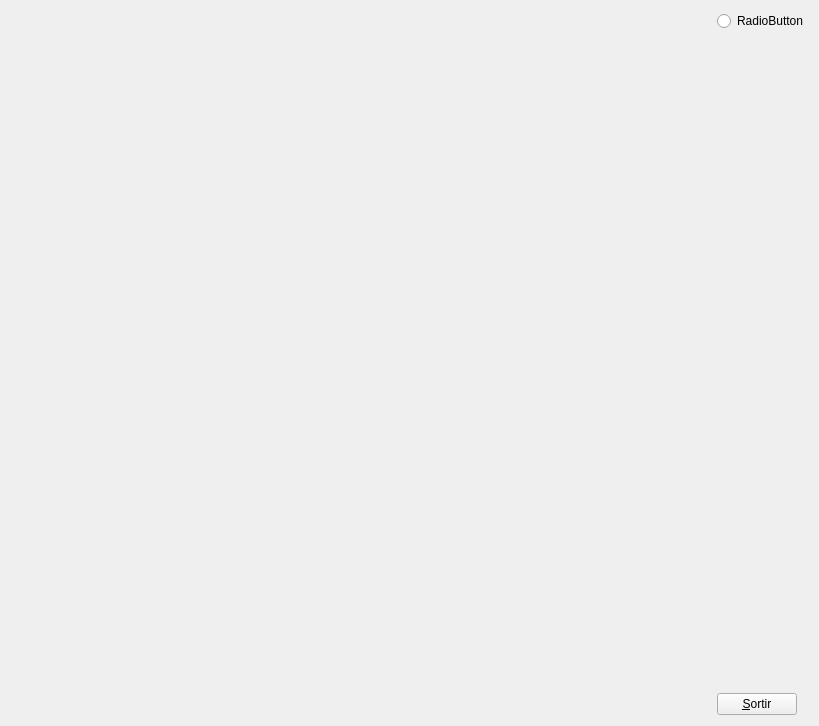
<?xml version="1.0" encoding="UTF-8"?>
<ui version="4.0">
 <class>MyForm</class>
 <widget class="QWidget" name="MyForm">
  <property name="geometry">
   <rect>
    <x>0</x>
    <y>0</y>
    <width>819</width>
    <height>726</height>
   </rect>
  </property>
  <property name="windowTitle">
   <string>IDI-Lab</string>
  </property>
  <layout class="QHBoxLayout" name="horizontalLayout">
   <item>
    <widget class="MyGLWidget" name="widget" native="true">
     <property name="sizePolicy">
      <sizepolicy hsizetype="Expanding" vsizetype="Expanding">
       <horstretch>0</horstretch>
       <verstretch>0</verstretch>
      </sizepolicy>
     </property>
     <property name="minimumSize">
      <size>
       <width>50</width>
       <height>50</height>
      </size>
     </property>
    </widget>
   </item>
   <item>
    <layout class="QVBoxLayout" name="verticalLayout">
     <item>
      <widget class="QRadioButton" name="radioButton">
       <property name="text">
        <string>RadioButton</string>
       </property>
      </widget>
     </item>
     <item>
      <spacer name="verticalSpacer">
       <property name="orientation">
        <enum>Qt::Vertical</enum>
       </property>
       <property name="sizeHint" stdset="0">
        <size>
         <width>20</width>
         <height>40</height>
        </size>
       </property>
      </spacer>
     </item>
     <item>
      <widget class="QPushButton" name="pushButton">
       <property name="sizePolicy">
        <sizepolicy hsizetype="Fixed" vsizetype="Fixed">
         <horstretch>0</horstretch>
         <verstretch>0</verstretch>
        </sizepolicy>
       </property>
       <property name="text">
        <string>&amp;Sortir</string>
       </property>
      </widget>
     </item>
    </layout>
   </item>
  </layout>
 </widget>
 <customwidgets>
  <customwidget>
   <class>MyGLWidget</class>
   <extends>QWidget</extends>
   <header>MyGLWidget.h</header>
   <container>1</container>
   <slots>
    <slot>zoom(int)</slot>
    <slot>lego()</slot>
    <slot>optica()</slot>
   </slots>
  </customwidget>
 </customwidgets>
 <resources/>
 <connections>
  <connection>
   <sender>pushButton</sender>
   <signal>clicked()</signal>
   <receiver>MyForm</receiver>
   <slot>close()</slot>
   <hints>
    <hint type="sourcelabel">
     <x>776</x>
     <y>715</y>
    </hint>
    <hint type="destinationlabel">
     <x>810</x>
     <y>660</y>
    </hint>
   </hints>
  </connection>
  <connection>
   <sender>radioButton</sender>
   <signal>clicked()</signal>
   <receiver>widget</receiver>
   <slot>optica()</slot>
   <hints>
    <hint type="sourcelabel">
     <x>725</x>
     <y>24</y>
    </hint>
    <hint type="destinationlabel">
     <x>645</x>
     <y>29</y>
    </hint>
   </hints>
  </connection>
 </connections>
</ui>
